Frame 1 (no input): blank canvas, image omitted
Frame 60 (no input): blank canvas, image omitted
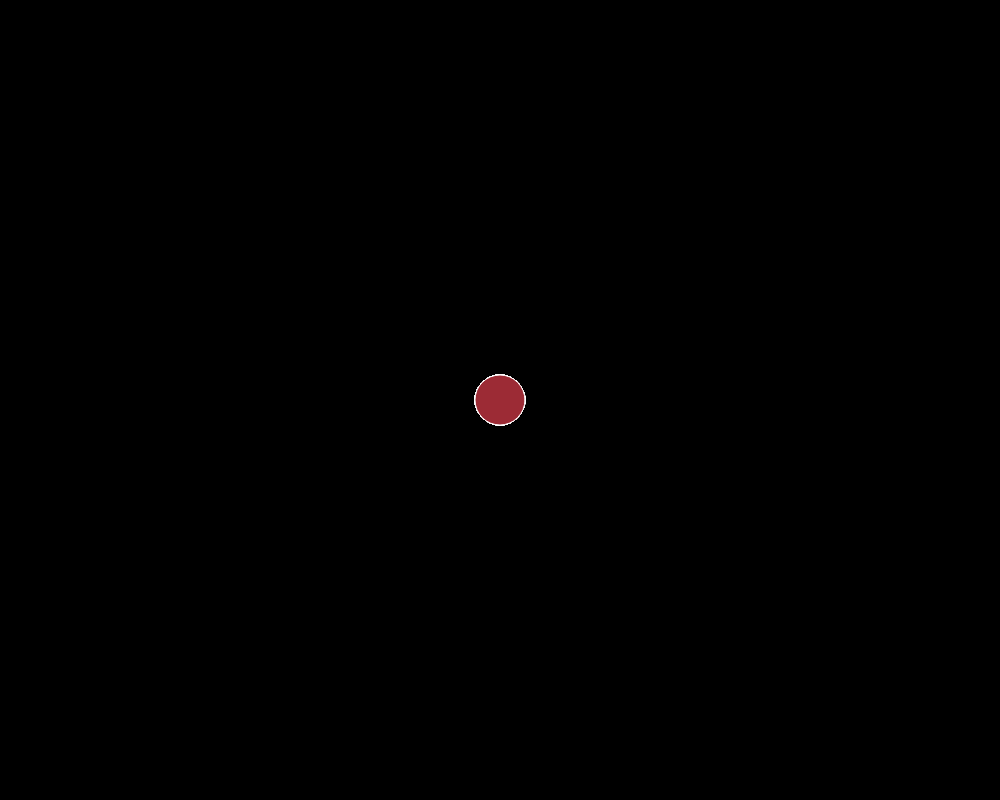
Frame 120 (the mouse pressed at the canvas centre since frame 60)

The p5.js sketch whose frames 1 and 60 were blank and that drew this single picture after the mouse press (run headless with seeded random() and noise() and a simulated clock; from frame 60 on, the mouse is pressed at the canvas centre):

// p5.js sketch
// ── sketch.js
function setup() {
  createCanvas(1000, 800);
  background("black");
}

function draw() {
  
 
  fill("rgb(156,43,53)");
  stroke("white");
  if(mouseIsPressed)
   circle(mouseX,mouseY,50);
  
  
  
}
